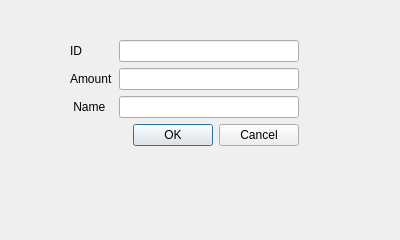
<?xml version="1.0" encoding="UTF-8"?>
<ui version="4.0">
 <class>DialogformAddProduct</class>
 <widget class="QDialog" name="DialogformAddProduct">
  <property name="geometry">
   <rect>
    <x>0</x>
    <y>0</y>
    <width>400</width>
    <height>240</height>
   </rect>
  </property>
  <property name="windowTitle">
   <string>Dialog</string>
  </property>
  <property name="modal">
   <bool>true</bool>
  </property>
  <widget class="QWidget" name="formLayoutWidget">
   <property name="geometry">
    <rect>
     <x>70</x>
     <y>40</y>
     <width>229</width>
     <height>136</height>
    </rect>
   </property>
   <layout class="QFormLayout" name="formLayout">
    <item row="0" column="0">
     <widget class="QLabel" name="idLabel">
      <property name="text">
       <string>ID</string>
      </property>
     </widget>
    </item>
    <item row="0" column="1">
     <widget class="QLineEdit" name="lineEditID"/>
    </item>
    <item row="1" column="0">
     <widget class="QLabel" name="amountLabel">
      <property name="text">
       <string>Amount</string>
      </property>
     </widget>
    </item>
    <item row="2" column="0">
     <widget class="QLabel" name="nameLabe">
      <property name="text">
       <string> Name </string>
      </property>
     </widget>
    </item>
    <item row="2" column="1">
     <widget class="QLineEdit" name="lineEditName"/>
    </item>
    <item row="1" column="1">
     <widget class="QLineEdit" name="lineEditAmount"/>
    </item>
    <item row="3" column="1">
     <widget class="QDialogButtonBox" name="buttonBox">
      <property name="orientation">
       <enum>Qt::Horizontal</enum>
      </property>
      <property name="standardButtons">
       <set>QDialogButtonBox::Cancel|QDialogButtonBox::Ok</set>
      </property>
     </widget>
    </item>
   </layout>
  </widget>
 </widget>
 <resources/>
 <connections>
  <connection>
   <sender>buttonBox</sender>
   <signal>accepted()</signal>
   <receiver>DialogformAddProduct</receiver>
   <slot>accept()</slot>
   <hints>
    <hint type="sourcelabel">
     <x>248</x>
     <y>254</y>
    </hint>
    <hint type="destinationlabel">
     <x>157</x>
     <y>274</y>
    </hint>
   </hints>
  </connection>
  <connection>
   <sender>buttonBox</sender>
   <signal>rejected()</signal>
   <receiver>DialogformAddProduct</receiver>
   <slot>reject()</slot>
   <hints>
    <hint type="sourcelabel">
     <x>316</x>
     <y>260</y>
    </hint>
    <hint type="destinationlabel">
     <x>286</x>
     <y>274</y>
    </hint>
   </hints>
  </connection>
 </connections>
</ui>
